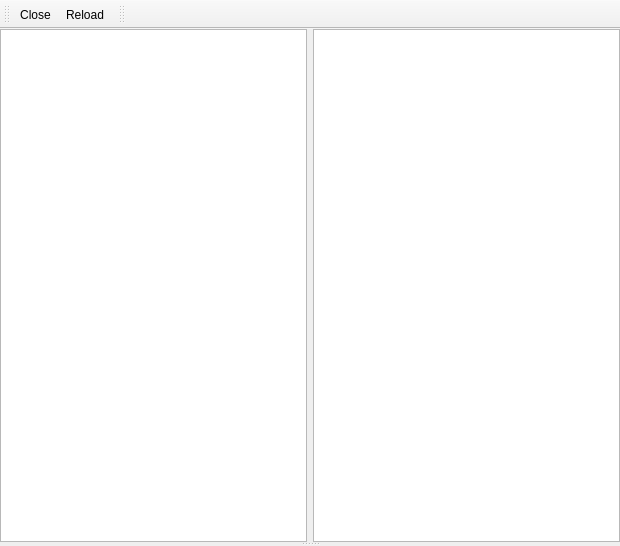
<ui version="4.0" >
 <class>MainWindow</class>
 <widget class="QMainWindow" name="MainWindow" >
  <property name="geometry" >
   <rect>
    <x>0</x>
    <y>0</y>
    <width>620</width>
    <height>546</height>
   </rect>
  </property>
  <property name="windowTitle" >
   <string>MainWindow</string>
  </property>
  <widget class="QWidget" name="centralwidget" >
   <property name="geometry" >
    <rect>
     <x>0</x>
     <y>33</y>
     <width>620</width>
     <height>513</height>
    </rect>
   </property>
   <layout class="QVBoxLayout" name="verticalLayout" >
    <property name="margin" >
     <number>0</number>
    </property>
    <item>
     <widget class="QSplitter" name="splitter" >
      <property name="orientation" >
       <enum>Qt::Vertical</enum>
      </property>
      <widget class="QWidget" name="layoutWidget" >
       <layout class="QHBoxLayout" name="horizontalLayout" >
        <item>
         <widget class="HgRepoView" name="tableView_revisions_left" >
          <property name="alternatingRowColors" >
           <bool>true</bool>
          </property>
          <property name="selectionMode" >
           <enum>QAbstractItemView::SingleSelection</enum>
          </property>
          <property name="selectionBehavior" >
           <enum>QAbstractItemView::SelectRows</enum>
          </property>
          <property name="showGrid" >
           <bool>false</bool>
          </property>
         </widget>
        </item>
        <item>
         <widget class="HgRepoView" name="tableView_revisions_right" >
          <property name="alternatingRowColors" >
           <bool>true</bool>
          </property>
          <property name="selectionMode" >
           <enum>QAbstractItemView::SingleSelection</enum>
          </property>
          <property name="selectionBehavior" >
           <enum>QAbstractItemView::SelectRows</enum>
          </property>
          <property name="showGrid" >
           <bool>false</bool>
          </property>
         </widget>
        </item>
       </layout>
      </widget>
      <widget class="QWidget" name="layoutWidget" >
       <layout class="QHBoxLayout" name="horizontalLayout_2" >
        <property name="spacing" >
         <number>0</number>
        </property>
        <item>
         <widget class="QFrame" name="frame" >
          <property name="frameShape" >
           <enum>QFrame::NoFrame</enum>
          </property>
          <property name="frameShadow" >
           <enum>QFrame::Raised</enum>
          </property>
         </widget>
        </item>
       </layout>
      </widget>
     </widget>
    </item>
   </layout>
  </widget>
  <widget class="QToolBar" name="toolBar" >
   <property name="geometry" >
    <rect>
     <x>0</x>
     <y>0</y>
     <width>121</width>
     <height>33</height>
    </rect>
   </property>
   <property name="windowTitle" >
    <string>toolBar</string>
   </property>
   <attribute name="toolBarArea" >
    <enum>TopToolBarArea</enum>
   </attribute>
   <attribute name="toolBarBreak" >
    <bool>true</bool>
   </attribute>
   <addaction name="actionClose" />
   <addaction name="actionReload" />
  </widget>
  <widget class="QToolBar" name="toolBar_edit" >
   <property name="geometry" >
    <rect>
     <x>121</x>
     <y>0</y>
     <width>499</width>
     <height>33</height>
    </rect>
   </property>
   <property name="windowTitle" >
    <string>toolBar_2</string>
   </property>
   <attribute name="toolBarArea" >
    <enum>TopToolBarArea</enum>
   </attribute>
   <attribute name="toolBarBreak" >
    <bool>false</bool>
   </attribute>
  </widget>
  <action name="actionClose" >
   <property name="text" >
    <string>Close</string>
   </property>
   <property name="shortcut" >
    <string>Ctrl+Q</string>
   </property>
  </action>
  <action name="actionReload" >
   <property name="text" >
    <string>Reload</string>
   </property>
   <property name="shortcut" >
    <string>Ctrl+R</string>
   </property>
  </action>
 </widget>
 <customwidgets>
  <customwidget>
   <class>HgRepoView</class>
   <extends>QTableView</extends>
   <header>hgrepoview.h</header>
  </customwidget>
 </customwidgets>
 <tabstops>
  <tabstop>tableView_revisions_left</tabstop>
  <tabstop>tableView_revisions_right</tabstop>
 </tabstops>
 <resources/>
 <connections/>
</ui>
